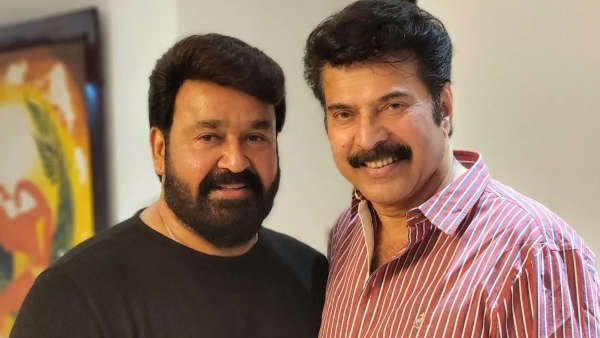
#> input picture Face Detection/mohanlal2.jpg, 600 x 338 px
$ jupyter execute cv2.ipynb
#> lines starting #> are read from the running program, lines starting #| are printed output that depends on the picture
[cell 1]
#FACE DETECTION

[cell 2]
#here we use inbuilt models Haar Cascade for face detection
# --> goto web and download haarcascade_frontalface_default.xml
# -->

[cell 3]
import cv2
import matplotlib.pyplot as plt

[cell 4]
img=cv2.imread('mohanlal2.jpg')
#> img is the input picture: shape (338, 600, 3); mean B, G, R 102.9, 121.9, 149.1
conv_img=cv2.cvtColor(img,cv2.COLOR_BGR2RGB)
plt.imshow(conv_img)

[cell 5]
#calling inbuild model and creating object
face=cv2.CascadeClassifier('haarcascade_frontalface_default.xml')

[cell 6]
#face detect using model
faces=face.detectMultiScale(conv_img,minNeighbors=10) #minNeighbors=10 is parameter used to improve performance,10 times machine cheks the face
#> faces = [[295, 49, 151, 151], [159, 81, 140, 140]]
faces   # here 2 array,  2 face detected
#> Out = [[295, 49, 151, 151], [159, 81, 140, 140]]

[cell 7]
#[295,  49, 151, 151],
#  in this first 2 value are x and y cordinate(top left) ,,, 151,151 is width and height,,, inorder to find other coordinate(bottom right)
#           we should add x+w and y+h
for (x,y,w,h) in faces:
    cv2.rectangle(conv_img,(x,y),(x+w,y+h),(255,0,0),3)
#> this loop made 2 passes
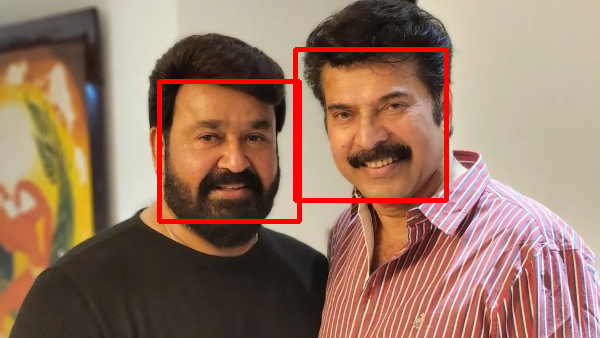
#> conv_img: shape (338, 600, 3); mean R, G, B 152.4, 118.7, 100.2


$ run again, with Face Detection/mohanlal.jpeg copied over Face Detection/mohanlal2.jpg
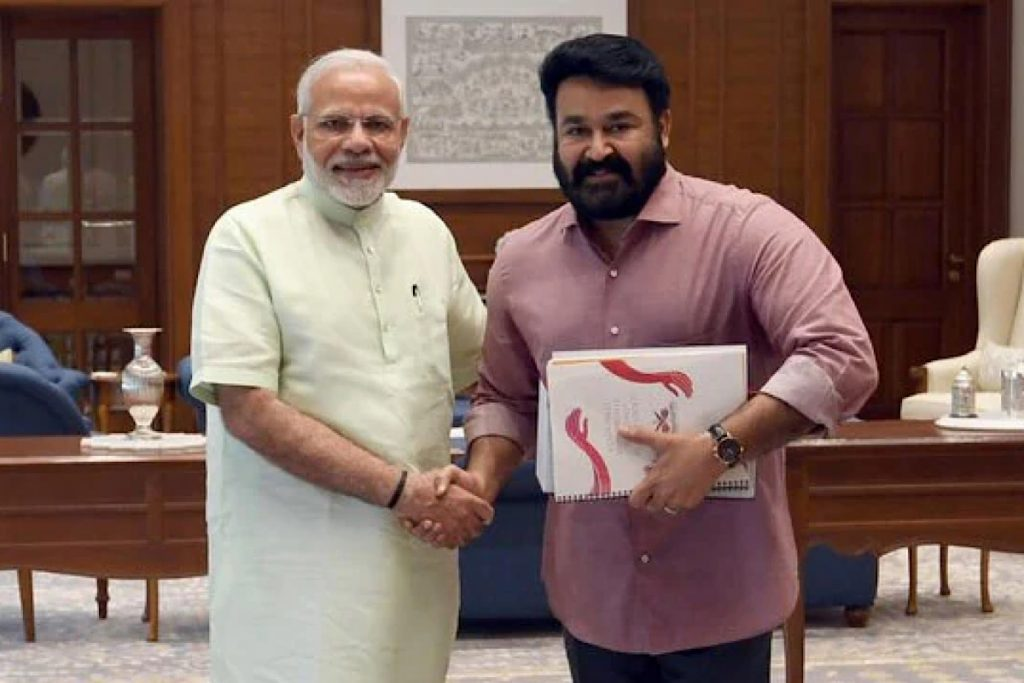
#> input picture Face Detection/mohanlal.jpeg, 1024 x 683 px
#> img is the input picture: shape (683, 1024, 3); mean B, G, R 92, 99.5, 124
#> faces = [[536, 80, 126, 126]]
#> the loop `for (x,y,w,h) in faces:` made 1 pass
#> after the loop `for (x,y,w,h) in faces:`:
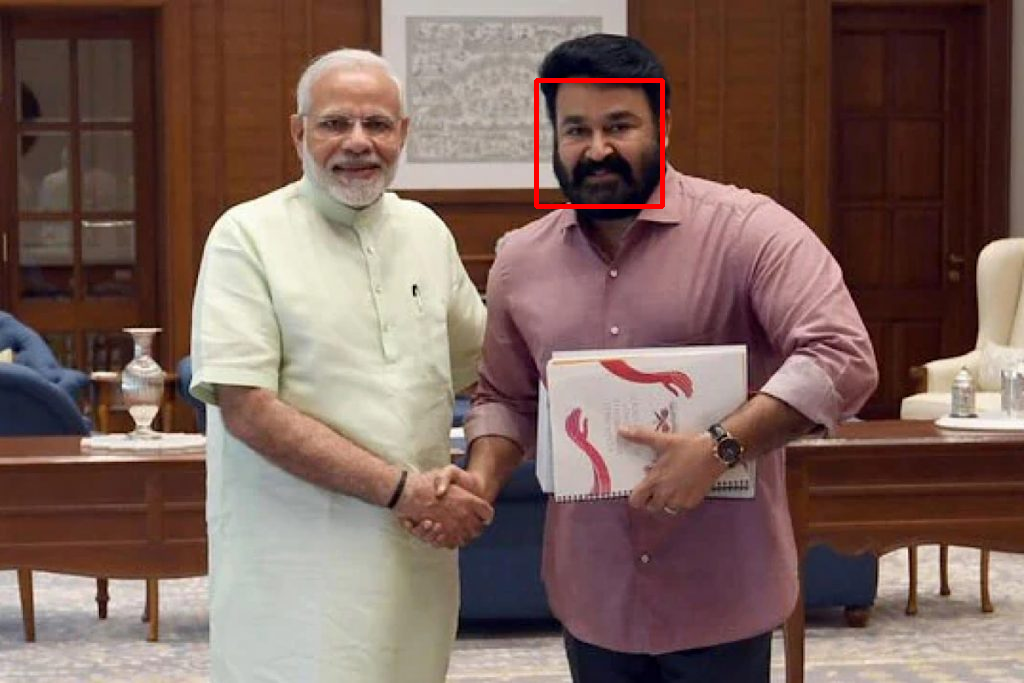
#> conv_img: shape (683, 1024, 3); mean R, G, B 124.6, 99.2, 91.8
